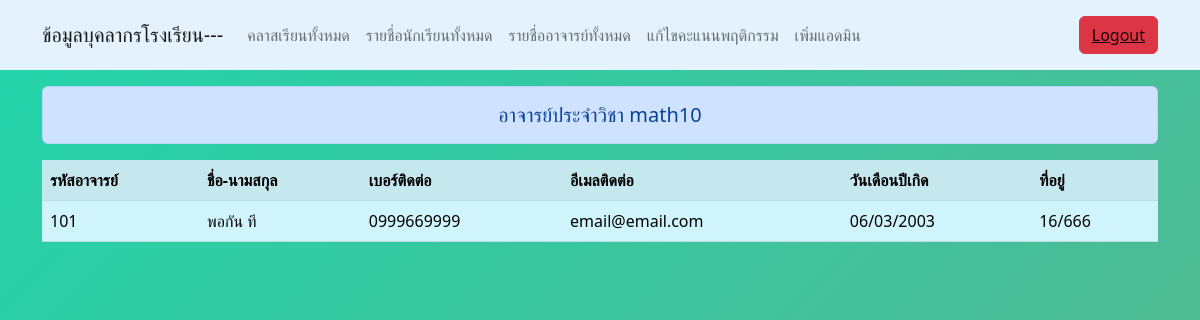
Page /showteacherclass.php?tid=101&sid=math10 on the committed database.
### tables this page shows
CREATE TABLE `sub` (
  `Subject_id` char(6) NOT NULL,
  `Subject_name` text NOT NULL,
  `Teacher_id` int(11) DEFAULT NULL
);

CREATE TABLE `teacher` (
  `Teacher_id` int(11) NOT NULL,
  `Teacher_name` text NOT NULL,
  `Phone` text NOT NULL,
  `Email` text NOT NULL,
  `DOB` text NOT NULL,
  `Inhabited` text NOT NULL
);

### showteacherclass.php (the view, shortened to what this page needs)
<?php
include('condb.php');
$tid = $_GET["tid"];
$sid = $_GET["sid"];
?>
<!DOCTYPE html>
<html lang="en">
<head>
    <link rel="stylesheet" href="bootstrap/css/bootstrap.min.css" >
    <link rel="stylesheet" href="styles2.css">
</head>
<body>
    <?php include 'navbar.php';?>
    <div class="container">
    <div class="h5 text-center alert alert-primary mb-3 mt-3" role="alert">อาจารย์ประจำวิชา <?php echo $sid;?></div>
    <table class="table table-info table-striped">
        <tr>
            <th>รหัสอาจารย์</th>
            <th>ชื่อ-นามสกุล</th>
            <th>เบอร์ติดต่อ</th>
            <th>อีเมลติดต่อ</th>
            <th>วันเดือนปีเกิด</th>
            <th>ที่อยู่</th>
        </tr>
        <?php
            $sql = "SELECT * FROM teacher NATURAL JOIN sub WHERE Teacher_id = $tid";
            $result = mysqli_query($conn, $sql);
            while($row=mysqli_fetch_array($result)){
        ?>
        <tr>
            <td><?=$row["Teacher_id"]?></td>
            <td><?=$row["Teacher_name"]?></td>
            <td><?=$row["Phone"]?></td>
            <td><?=$row["Email"]?></td>
            <td><?=$row["DOB"]?></td>
            <td><?=$row["Inhabited"]?></td>
        </tr>
        <?php
            }
        ?>
    </table>
    </div>
</body>
</html>

### styles2.css (style rules this page uses)
body { background: linear-gradient(-45deg, #a0f59d, #87de84, #6ea783, #23d5ab); background-size: 400% 400%; animation: gradient 15s ease infinite; height: 100vh; }

### rows in the picture
sub: Teacher.Teacher_id "101", Teacher.Teacher_name "พอกัน ที", Teacher.Phone "0999669999", Teacher.Email "email@email.com", Teacher.DOB "06/03/2003", Teacher.Inhabited "16/666"

### other values in the picture
$sid "math10"
